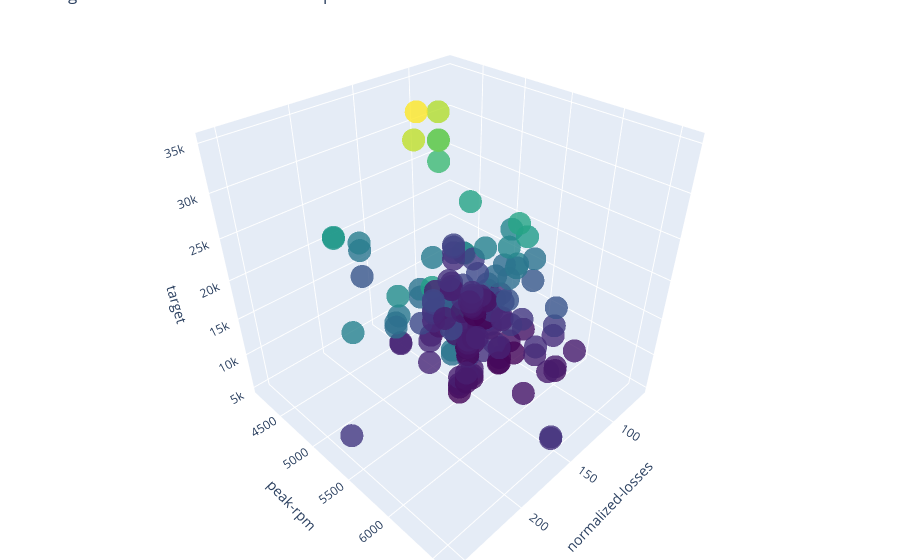

Source (notebook cell):
### Code cell
import plotly.graph_objs as go
from pmlb import fetch_data
from pathlib import Path

# Fetch dataset
idx = (1, -3)
ds_name = "207_autoPrice"
df = fetch_data(
    ds_name, local_cache_dir=Path("..") / "datasets" / "pmlb" / "raw" / "reg"
)

# Define axis labels
axis_labels = [
    "symboling",
    "normalized-losses",
    "wheel-base",
    "length",
    "width",
    "height",
    "curb-weight",
    "engine-size",
    "bore",
    "stroke",
    "compression-ratio",
    "horsepower",
    "peak-rpm",
    "city-mpg",
    "highway-mpg",
]

# Create trace for scatter plot
trace = go.Scatter3d(
    x=df[axis_labels[idx[0]]],
    y=df[axis_labels[idx[1]]],
    z=df["target"],
    mode="markers",
    marker=dict(size=8, color=df["target"], colorscale="Viridis", opacity=0.8),
)

# Create layout for the plot
layout = go.Layout(
    scene=dict(
        xaxis=dict(title=axis_labels[idx[0]]),
        yaxis=dict(title=axis_labels[idx[1]]),
        zaxis=dict(title="target"),
    ),
    title="Target as function of ozone and temperature",
    margin=dict(l=0, r=0, b=0, t=0),
)

# Create figure and add trace
fig = go.Figure(data=[trace], layout=layout)

# Show plot
fig.show()

### Figure 1 — Plotly figure (JSON) as saved in the notebook; plotly's stock layout.template omitted (floating-point values rounded to 4 significant figures; data arrays with more than 128 entries replaced by an {"elided": "..."} marker saying what was removed)
{"data": [{"marker": {"color": {"elided": "159 int values"}, "colorscale": [[0, "#440154"], [0.1111, "#482878"], [0.2222, "#3e4989"], [0.3333, "#31688e"], [0.4444, "#26828e"], [0.5556, "#1f9e89"], [0.6667, "#35b779"], [0.7778, "#6ece58"], [0.8889, "#b5de2b"], [1, "#fde725"]], "opacity": 0.8, "size": 8}, "mode": "markers", "type": "scatter3d", "x": {"elided": "159 int values"}, "y": {"elided": "159 int values"}, "z": {"elided": "159 int values"}}], "layout": {"margin": {"b": 0, "l": 0, "r": 0, "t": 0}, "scene": {"xaxis": {"title": {"text": "normalized-losses"}}, "yaxis": {"title": {"text": "peak-rpm"}}, "zaxis": {"title": {"text": "target"}}}, "title": {"text": "Target as function of ozone and temperature"}}}
